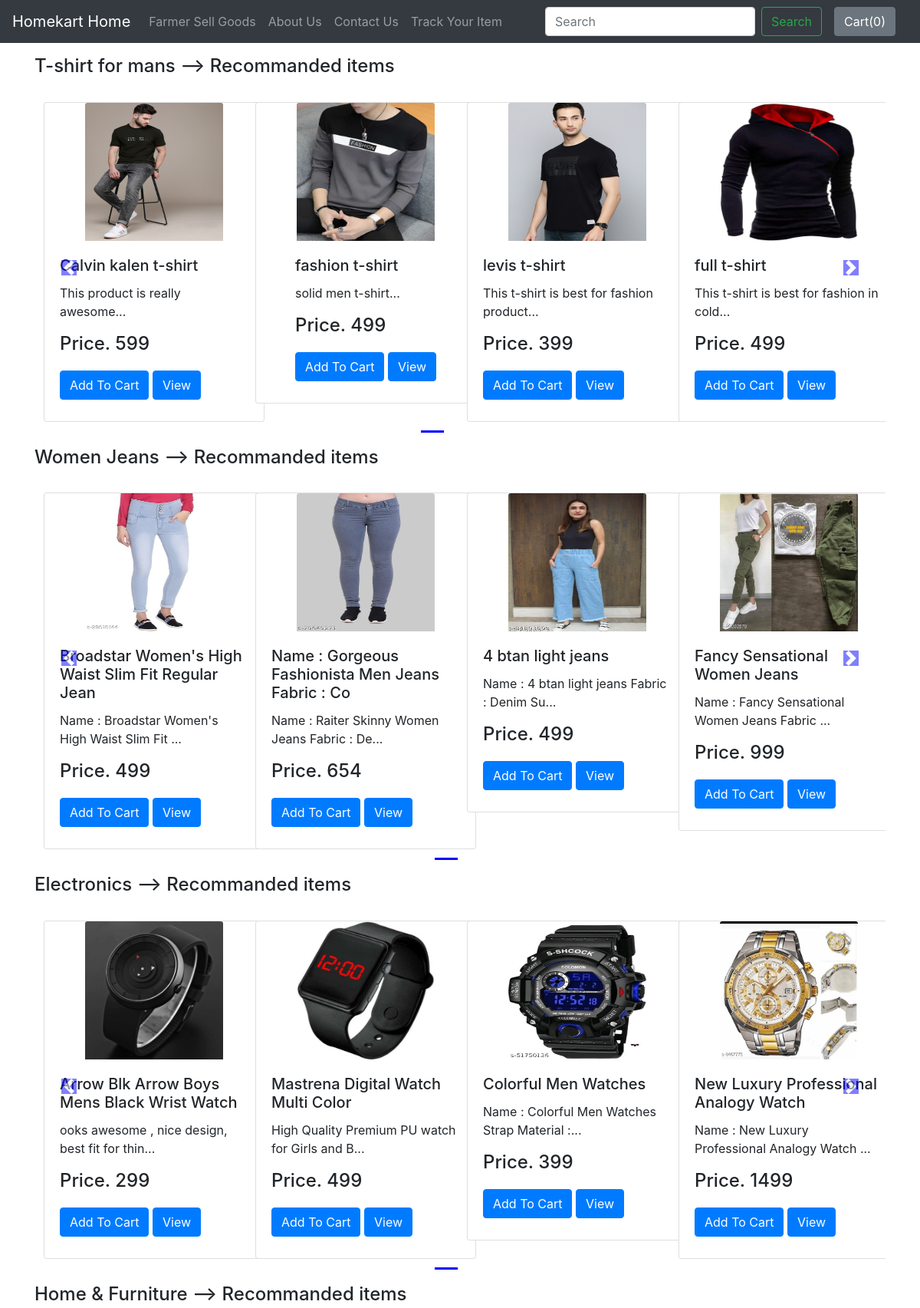
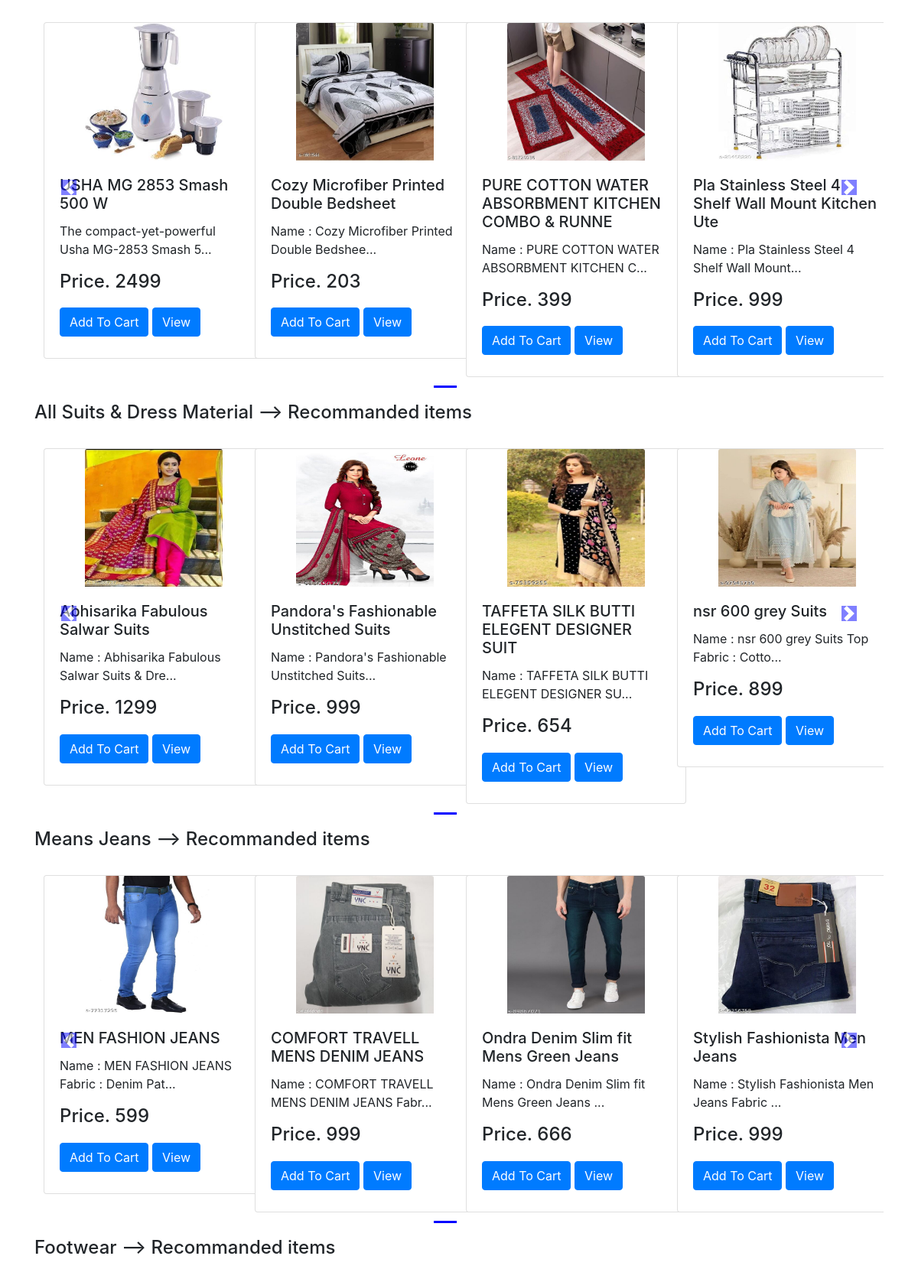
The page /homekart/ (upper part) on the database its author committed (2 pictures, top to bottom).
### homekart/models.py (models this page shows, shortened)
class Productl(models.Model):
    product_id=models.AutoField
    product_name=models.CharField(max_length=50)
    category= models.CharField(max_length=50, default="")
    sub_category= models.CharField(max_length=50, default="")
    price=models.IntegerField(default=0)
    desc=models.CharField(max_length=700)
    pub_date=models.DateField()
    image= models.ImageField(upload_to="homekart/images",default="")

### homekart/views.py (the view)
# urls.py: path('',views.index,name='FarmerHome'),
def index(request):
    allprods = []
    catprods = Productl.objects.values('category')
    cats = {item['category'] for item in catprods}
    for cat in cats:
        prod=Productl.objects.filter(category=cat)
        n = len(prod)
        nslide = n//4+ceil((n/4)-(n//4))
        allprods.append([prod,range(1,nslide),nslide])
    params={'allprods':allprods}
    return render(request,'homekart/index.html',params)

### homekart/templates/homekart/index.html (shortened to what this page needs)
{% extends 'homekart/basic.html' %}
{% block body %}
{% load static %}
<div class="container">
  {% for product,range,nslide in allprods %}
  <h4 class="my-3">{{product.0.category}} --> Recommanded items</h4>
  <div class="row">
    <div id="demo{{forloop.counter}}" class="col carousel slide my-3" data-ride="carousel">
      <ul class="carousel-indicators">
        <li data-target="#demo{{forloop.counter}}" data-slide-to="0" class="active"></li>
        {% for i in range %}
        <li data-target="#demo{{forloop.parentloop.counter}}" data-slide-to="{{i}}"></li>
        {% endfor %}
      </ul>
      <div class="container carousel-inner no-padding">
        <div class="carousel-item active">
          {% for i in product %}
          <div class="col-xs-3 col-sm-3 col-md-3">
            <div class="card align-items-center" style="width: 18rem">
              <img src='/media/{{i.image}}' height="180" class="card-img-top" alt="...">
              <div class="card-body">
                <h5 class="card-title" id="namepr{{i.id}}">{{i.product_name}}</h5>
                <p class="card-text">{{i.desc|slice:"0:45"}}...</p>
                <h4 class="card-title" id="pricepr{{i.id}}">Price.  {{i.price}}</h4>
                <span id="divpr{{i.id}}" class='divpr'>
                  <button id="pr{{i.id}}" class="btn btn-primary cart my-2">Add To Cart</button>
                </span>
                <a href="/homekart/products/{{i.id}}"> <button id="qv{{i.id}}" class="btn btn-primary cart">
                    View</button> </a>
              </div>
            </div>
          </div>
          {% if forloop.counter|divisibleby:4 and forloop.counter > 0 and not forloop.last %}
        </div>
          {% endif %}
          {% endfor %}
      </div>
    </div>
    <a class="carousel-control-prev" href="#demo{{forloop.counter}}" data-slide="prev">
      <span class="carousel-control-prev-icon"></span>
    </a>
    <a class="carousel-control-next" href="#demo{{forloop.counter}}" data-slide="next">
      <span class="carousel-control-next-icon"></span>
    </a>
  </div>
  {% endfor %}
</div>
{% endblock %}

### homekart/templates/homekart/basic.html (shortened to what this page needs)
<!doctype html>
<html lang="en">
<head>
    <link rel="stylesheet" href="https://stackpath.bootstrapcdn.com/bootstrap/4.2.1/css/bootstrap.min.css"
>
</head>
<body>
    <nav class="navbar navbar-expand-lg navbar-dark bg-dark">
        <a class="navbar-brand" href="/homekart">Homekart Home</a>
        <div class="collapse navbar-collapse" id="navbarSupportedContent">
            <ul class="navbar-nav mr-auto">
                <li class="nav-item">
                    <a class="nav-link" href="/farmer">Farmer Sell Goods</a>
                </li>
                <li class="nav-item">
                    <a class="nav-link" href="/homekart/about">About Us</a>
                </li>
                <li class="nav-item">
                    <a class="nav-link" href="/homekart/contact">Contact Us</a>
                </li>
                <li class="nav-item">
                    <a class="nav-link" href="/homekart/tracker">Track Your Item</a>
                </li>
            </ul>
            <form class="form-inline my-2 my-lg-0">
                <input class="form-control mr-sm-2" type="search" placeholder="Search" aria-label="Search">
                <button class="btn btn-outline-success my-2 my-sm-0" type="submit">Search</button>
            </form>
            <button type="button" class="btn btn-secondary mx-3" id="popcart" data-html="true" data-container="body" data-toggle="popover" data-placement="bottom" data-content="Bottom popover">
                Cart(<span id="cart">0</span>)
              </button>
        </div>
    </nav>
    {% block body %} {% endblock %}
</body>
</html>

### rows shown on the page
Productl: category "T-shirt for mans", image (picture), product_name "Calvin kalen t-shirt", desc "This product is really awesome", price "599"
Productl: image (picture), product_name "fashion t-shirt", desc "solid men t-shirt", price "499"
Productl: image (picture), product_name "levis t-shirt", desc "This t-shirt is best for fashion product", price "399"
Productl: image (picture), product_name "full t-shirt", desc "This t-shirt is best for fashion in cold", price "499"
Productl: category "Women Jeans", image (picture), product_name "Broadstar Women's High Waist Slim Fit Regular Jean", desc "Name : Broadstar Women's High Waist Slim Fit", price "499"
Productl: image (picture), product_name "Name : Gorgeous Fashionista Men Jeans Fabric : Co", desc "Name : Raiter Skinny Women Jeans Fabric : De", price "654"
Productl: image (picture), product_name "4 btan light jeans", desc "Name : 4 btan light jeans Fabric : Denim Su", price "499"
Productl: image (picture), product_name "Fancy Sensational Women Jeans", desc "Name : Fancy Sensational Women Jeans Fabric", price "999"
Productl: category "Electronics", image (picture), product_name "Arrow Blk Arrow Boys Mens Black Wrist Watch", desc "ooks awesome , nice design, best fit for thin", price "299"
Productl: image (picture), product_name "Mastrena Digital Watch Multi Color", desc "High Quality Premium PU watch for Girls and B", price "499"
Productl: image (picture), product_name "Colorful Men Watches", desc "Name : Colorful Men Watches Strap Material :", price "399"
Productl: image (picture), product_name "New Luxury Professional Analogy Watch", desc "Name : New Luxury Professional Analogy Watch", price "1499"
Productl: category "Home & Furniture", image (picture), product_name "USHA MG 2853 Smash 500 W", desc "The compact-yet-powerful Usha MG-2853 Smash 5", price "2499"
Productl: image (picture), product_name "Cozy Microfiber Printed Double Bedsheet", desc "Name : Cozy Microfiber Printed Double Bedshee", price "203"
Productl: image (picture), product_name "PURE COTTON WATER ABSORBMENT KITCHEN COMBO & RUNNE", desc "Name : PURE COTTON WATER ABSORBMENT KITCHEN C", price "399"
Productl: image (picture), product_name "Pla Stainless Steel 4 Shelf Wall Mount Kitchen Ute", desc "Name : Pla Stainless Steel 4 Shelf Wall Mount", price "999"
Productl: category "All Suits & Dress Material", image (picture), product_name "Abhisarika Fabulous Salwar Suits", desc "Name : Abhisarika Fabulous Salwar Suits & Dre", price "1299"
Productl: image (picture), product_name "Pandora's Fashionable Unstitched Suits", desc "Name : Pandora's Fashionable Unstitched Suits", price "999"
Productl: image (picture), product_name "TAFFETA SILK BUTTI ELEGENT DESIGNER SUIT", desc "Name : TAFFETA SILK BUTTI ELEGENT DESIGNER SU", price "654"
Productl: image (picture), product_name "nsr 600 grey Suits", desc "Name : nsr 600 grey Suits Top Fabric : Cotto", price "899"
Productl: category "Means Jeans", image (picture), product_name "MEN FASHION JEANS", desc "Name : MEN FASHION JEANS Fabric : Denim Pat", price "599"
Productl: image (picture), product_name "COMFORT TRAVELL MENS DENIM JEANS", desc "Name : COMFORT TRAVELL MENS DENIM JEANS Fabr", price "999"
Productl: image (picture), product_name "Ondra Denim Slim fit Mens Green Jeans", desc "Name : Ondra Denim Slim fit Mens Green Jeans", price "666"
Productl: image (picture), product_name "Stylish Fashionista Men Jeans", desc "Name : Stylish Fashionista Men Jeans Fabric", price "999"
Productl: category "Footwear"
